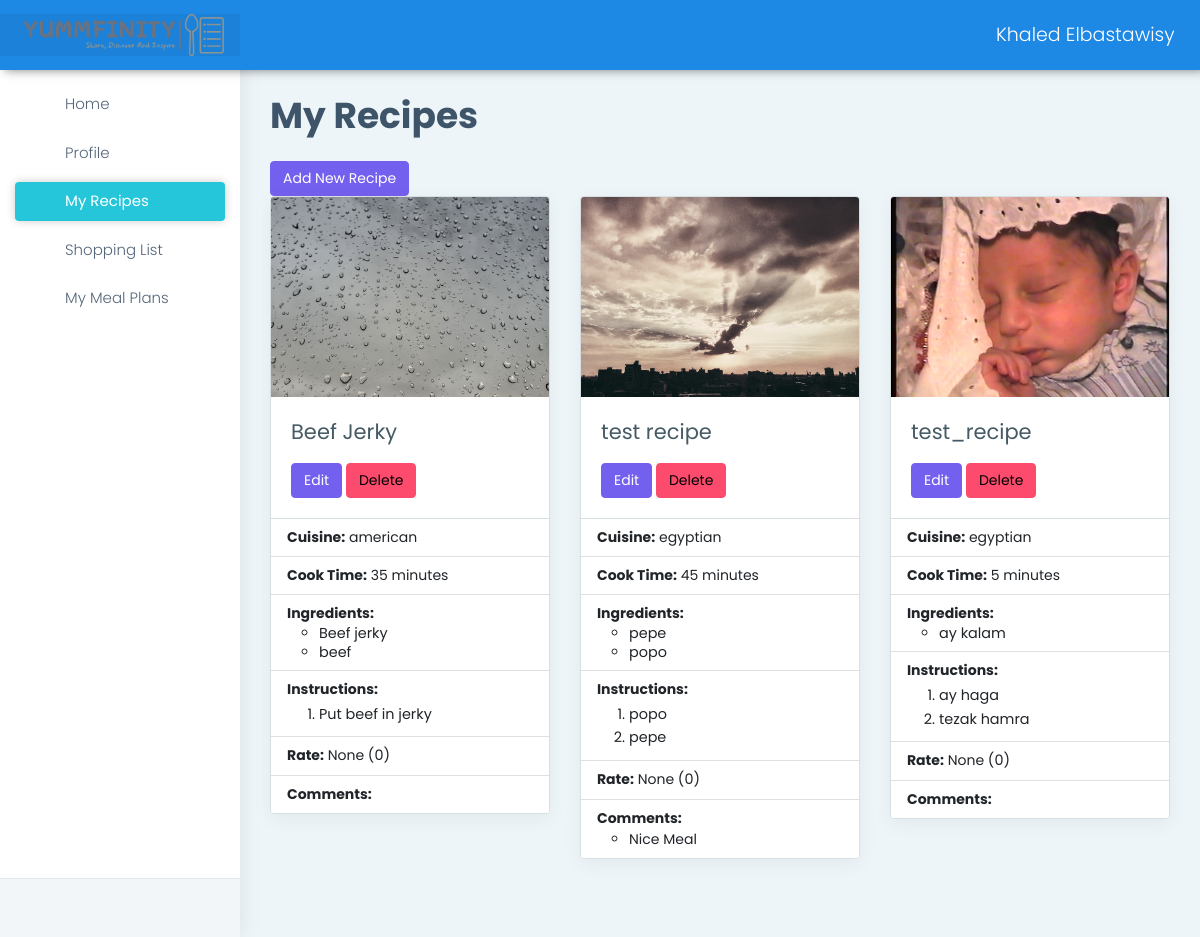
The page /my_recipes (signed in) on the database as committed earlier.
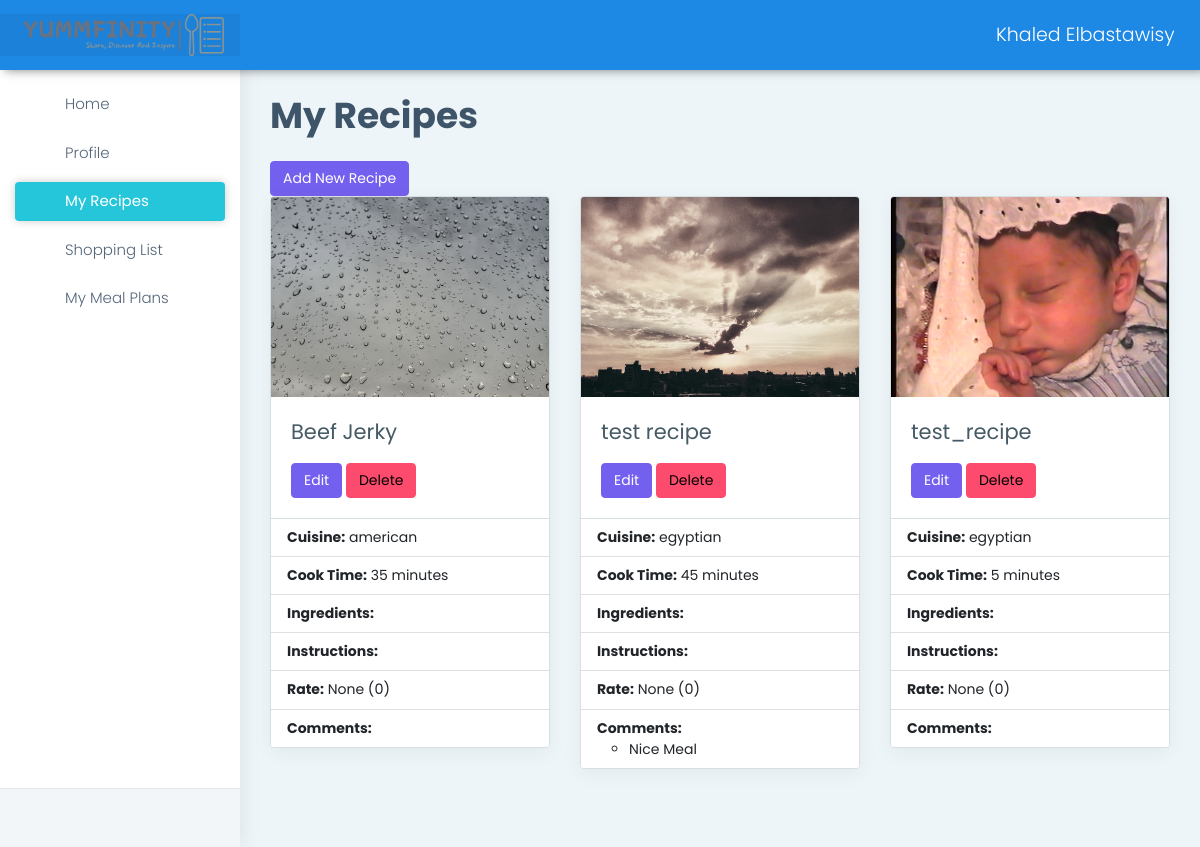
The same page on the database as committed later.
### apps/authentication/models.py (models this page shows, shortened)
class User(db.Model, UserMixin):
    id = db.Column(db.Integer, primary_key=True)
    username = db.Column(db.String(64), unique=True)
    email = db.Column(db.String(64), unique=True)
    password = db.Column(db.LargeBinary)
    recipes = db.relationship('Recipe', backref='user')
    ratings = db.relationship('Rating', backref='user')
    comments = db.relationship('Comment', backref='user')
    profile = db.relationship("UserProfile", uselist=False, back_populates="user")
    activities = db.relationship('UserActivity', back_populates='user', lazy=True)
    followers = db.relationship('Follow', foreign_keys=[Follow.followed_id], back_populates='followed', lazy='dynamic', cascade='all, delete-orphan')
    following = db.relationship('Follow', foreign_keys=[Follow.follower_id], back_populates='follower', lazy='dynamic', cascade='all, delete-orphan')
    shopping_list = db.relationship('ShoppingList', backref='user', lazy=True, cascade='all, delete-orphan')
    meal_plan = db.relationship('MealPlan', backref='user', lazy=True, cascade='all, delete-orphan')

class Recipe(db.Model):
    id = db.Column(db.Integer, primary_key=True)
    cuisine = db.Column(db.String(64))
    name = db.Column(db.String(64))
    description = db.Column(db.Text, nullable=False)
    user_id = db.Column(db.Integer, db.ForeignKey('user.id'), nullable=False)
    cooking_time = db.Column(db.Integer, nullable=False)
    cuisine = db.Column(db.String(64), nullable=False)
    image = db.Column(db.String(255), nullable=True)
    ingredients = db.relationship('Ingredient', backref='recipe', lazy=True, cascade='all, delete-orphan')
    instructions = db.relationship('Instruction', backref='recipe', lazy=True, cascade='all, delete-orphan')
    ratings = db.relationship('Rating', backref='recipe', lazy=True, cascade='all, delete-orphan')
    comments = db.relationship('Comment', backref='recipe', lazy=True, cascade='all, delete-orphan')
    activities = db.relationship('UserActivity', back_populates='recipe', lazy=True, cascade='all, delete-orphan')

class Ingredient(db.Model):
    id = db.Column(db.Integer, primary_key=True)
    name = db.Column(db.String(64), unique=False, nullable=False)
    recipe_id = db.Column(db.Integer, db.ForeignKey('recipe.id'), nullable=False)

class Instruction(db.Model):
    id = db.Column(db.Integer, primary_key=True)
    method = db.Column(db.String(), unique=False, nullable=False)
    recipe_id = db.Column(db.Integer, db.ForeignKey('recipe.id'), nullable=False)

class Comment(db.Model):
    id = db.Column(db.Integer, primary_key=True)
    content = db.Column(db.Text, nullable=False)
    timestamp = db.Column(db.DateTime, default=datetime.now)
    user_id = db.Column(db.Integer, db.ForeignKey('user.id'), nullable=False)
    recipe_id = db.Column(db.Integer, db.ForeignKey('recipe.id'), nullable=False)
    timestamp = db.Column(db.DateTime, default=datetime.now)
    activities = db.relationship('UserActivity', back_populates='comment', lazy=True)

### apps/home/routes.py (the view)
@blueprint.route('/my_recipes', methods=['GET', 'POST'])
@login_required
def my_recipes():
    recipes = Recipe.query.filter_by(user_id= current_user.id).all()
    full_recipes_data = []
    for recipe in recipes:
        comments = Comment.query.filter_by(recipe_id=recipe.id).all()
        rates = Rating.query.filter_by(recipe_id=recipe.id).all()
        avg_rating = None if not rates else sum(rate.rating for rate in rates) / len(rates)
        instructions = Instruction.query.filter_by(recipe_id=recipe.id).all()
        ingredients = Ingredient.query.filter_by(recipe_id=recipe.id).all()
        full_recipes_data.append({
            'id': recipe.id,
            'name': recipe.name,
            'image': recipe.image,
            'cooking_time': recipe.cooking_time,
            'cuisine': recipe.cuisine,
            'comments': comments,
            'rate': avg_rating,
            'rate_count': len(rates),
            'instructions': instructions,
            'ingredients': ingredients
        })
    return render_template('home/my_recipes.html', recipes= full_recipes_data)

### apps/__init__.py (called while the page is built)
def configure_database(app):
    @app.before_first_request
    def initialize_database():
        db.create_all()
    @app.teardown_request
    def shutdown_session(exception=None):
        db.session.remove()

### apps/authentication/models.py (called while the page is built)
@login_manager.user_loader
def user_loader(id):
    return User.query.filter_by(id=id).first()

### apps/templates/home/my_recipes.html (shortened to what this page needs)
{% extends "layouts/base.html" %}
{% block stylesheets %}
<link href="https://cdn.jsdelivr.net/npm/bootstrap@5.3.0-alpha1/dist/css/bootstrap.min.css" rel="stylesheet">
{% endblock stylesheets %}
{% block content %}
<body>
    <div class="container-fluid py-4">
        <div class="row">
            {%if recipes|length == 0%}
            <div class="col-md-12">
                <div class="alert alert-info" role="alert">
                    <h4 class="alert-heading">No Recipes Found!</h4>
                    <p>It seems you have not added any recipes yet. Click the button below to add your first recipe.</p>
                    <hr>
                    <a href="{{ url_for('home_blueprint.create_recipe') }}" class="btn btn-primary">Add Your First Recipe</a>
                </div>
            {%else%}
            <div class="col-md-12">
                <h1 class="mb-4">My Recipes</h1>
            <a href="{{ url_for('home_blueprint.create_recipe') }}" class="btn btn-primary add-recipe-btn">Add New Recipe</a>
            </div>
            {% for recipe in recipes %}
            <div class="col-md-6 col-lg-4 mb-4">
                <div class="card">
                    {% if recipe.image %}
                    <img src="{{ url_for('static', filename='assets/images/' + recipe.image) }}" class="card-img-top" alt="{{ recipe.name }}">
                    {% endif %}
                    <div class="card-body">
                        <h5 class="card-title">{{ recipe.name }}</h5>
                        <a href="{{ url_for('home_blueprint.edit_recipe', recipe_id=recipe.id) }}" class="btn btn-primary">Edit</a>
                        <form action="{{ url_for('home_blueprint.delete_recipe', id=recipe.id) }}" method="post" class="d-inline">
                            <button type="submit" class="btn btn-danger" onclick="return confirm('Are you sure you want to delete this recipe?')">Delete</button>
                        </form>
                    </div>
                    <ul class="list-group list-group-flush">
                        <li class="list-group-item"><strong>Cuisine:</strong> {{ recipe.cuisine }}</li>
                        <li class="list-group-item"><strong>Cook Time:</strong> {{ recipe.cooking_time }} minutes</li>
                        <li class="list-group-item"><strong>Ingredients:</strong>
                            <ul>
                                {% for ingredient in recipe.ingredients %}
                                <li class="ingredient">{{ ingredient.name }}</li>
                                {% endfor %}
                            </ul>
                        </li>
                        <li class="list-group-item"><strong>Instructions:</strong>
                            <ol>
                                {% for instruction in recipe.instructions %}
                                <li class="instruction">{{ instruction.method }}</li>
                                {% endfor %}
                            </ol>
                        </li>
                        <li class="list-group-item"><strong>Rate:</strong> {{ recipe.rate }} <span class="rate-count">({{ recipe.rate_count }})</span></li>
                        <li class="list-group-item"><strong>Comments:</strong>
                            <ul>
                                {% for comment in recipe.comments %}
                                <li>{{ comment.content }}</li>
                                {% endfor %}
                            </ul>
                        </li>
                    </ul>
                </div>
            </div>
            {% endfor %}
            {%endif%}
        </div>
    </div>
{% endblock content %}

### apps/templates/layouts/base.html (shortened to what this page needs)
<!DOCTYPE html>
<html dir="ltr" lang="en">
<head>
    {% block stylesheets %}{% endblock stylesheets %}
    <link href="{{ config.ASSETS_ROOT }}/css/style.min.css" rel="stylesheet">
</head>
<body>
    <div id="main-wrapper" data-layout="vertical" data-navbarbg="skin6" data-sidebartype="full"
        data-sidebar-position="absolute" data-header-position="absolute" data-boxed-layout="full">
        {% include 'includes/navigation.html' %}
        {% include 'includes/sidebar.html' %}
        <div class="page-wrapper">
            {% block content %}{% endblock content %}
        </div>
    </div>
</body>
</html>

### apps/templates/includes/navigation.html (shortened to what this page needs)
<header class="topbar" data-navbarbg="skin6">
    <nav class="navbar top-navbar navbar-expand-md navbar-dark">
        <div class="navbar-header" data-logobg="skin6">
            <a class="navbar-brand ms-4" href="/">
                <img src="{{ config.ASSETS_ROOT }}/images/logo-no-background.png" alt="homepage" class="dark-logo" style="width: 200px; height: auto;" />
            </a>
        </div>
        <div class="navbar-collapse collapse" id="navbarSupportedContent" data-navbarbg="skin5">
            <ul class="navbar-nav">
                <li class="nav-item dropdown">
                    <a class="nav-link dropdown-toggle text-muted waves-effect waves-dark" href="#" id="navbarDropdown" role="button" data-bs-toggle="dropdown" aria-expanded="false">
                        {{ current_user.username }}
                    </a>
                </li>
            </ul>
        </div>
    </nav>
</header>

### apps/templates/includes/sidebar.html
<aside class="left-sidebar" data-sidebarbg="skin6">
    <div class="scroll-sidebar">
        <nav class="sidebar-nav">
            <ul id="sidebarnav">
                <li class="sidebar-item"> <a class="sidebar-link waves-effect waves-dark sidebar-link"
                        href="/" aria-expanded="false"><i class="mdi me-2 mdi-home"></i><span
                            class="hide-menu">Home</span></a></li>
                <li class="sidebar-item"> <a class="sidebar-link waves-effect waves-dark sidebar-link"
                        href="/my_profile" aria-expanded="false">
                        <i class="mdi me-2 mdi-account-check"></i><span class="hide-menu">Profile</span></a>
                </li>
                <li class="sidebar-item"> <a class="sidebar-link waves-effect waves-dark sidebar-link"
                        href="/my_recipes" aria-expanded="false"><i class="mdi me-2 mdi-book"></i><span
                            class="hide-menu">My Recipes</span></a>
                </li>
                <li class="sidebar-item"> <a class="sidebar-link waves-effect waves-dark sidebar-link"
                        href="/shopping_list" aria-expanded="false"><i class="mdi me-2 mdi-cart"></i><span
                            class="hide-menu">Shopping List</span></a>
                </li>
                <li class="sidebar-item"> <a class="sidebar-link waves-effect waves-dark sidebar-link"
                    href="/my_meal_plan" aria-expanded="false"><i class="mdi me-2 mdi-calendar"></i><span
                        class="hide-menu">My Meal Plans</span></a>
                </li>
            </ul>
        </nav>
    </div>
    <div class="sidebar-footer">
        <div class="row">
            <div class="col-4 link-wrap">
                <a href="{{ url_for('authentication_blueprint.logout') }}" class="link" data-toggle="tooltip" title="" data-original-title="Logout"><i
                        class="mdi mdi-power"></i></a>
            </div>
        </div>
    </div>
</aside>

### apps/templates/home/my_recipes.html (style rules this page uses)
body { background-color: #f8f9fa; }
.card { border-radius: 10px; overflow: hidden; box-shadow: 0 0.5rem 1rem rgba(0, 0, 0, 0.15); }
.card img { height: 200px; object-fit: cover; }
.card-body { position: relative; }
.card-title { font-size: 1.5rem; font-weight: bold; }
.rate-count { font-size: 0.9rem; }
.add-recipe-btn { top: 20px; right: 20px; background-color: #007bff; color: #fff; border: none; border-radius: 4px; padding: 6px 12px; font-size: 14px; font-weight: 600; text-decoration: none; }

Rows that differ between the two databases and show on the page:
removed Ingredient: name "Beef jerky", shown under Recipe "Beef Jerky"
removed Ingredient: name "beef", shown under Recipe "Beef Jerky"
removed Instruction: method "Put beef in jerky", shown under Recipe "Beef Jerky"
removed Ingredient: name "pepe", shown under Recipe "test recipe"
removed Ingredient: name "popo", shown under Recipe "test recipe"
removed Instruction: method "popo", shown under Recipe "test recipe"
removed Instruction: method "pepe", shown under Recipe "test recipe"
removed Ingredient: name "ay kalam", shown under Recipe "test_recipe"
removed Instruction: method "ay haga", shown under Recipe "test_recipe"
removed Instruction: method "tezak hamra", shown under Recipe "test_recipe"
